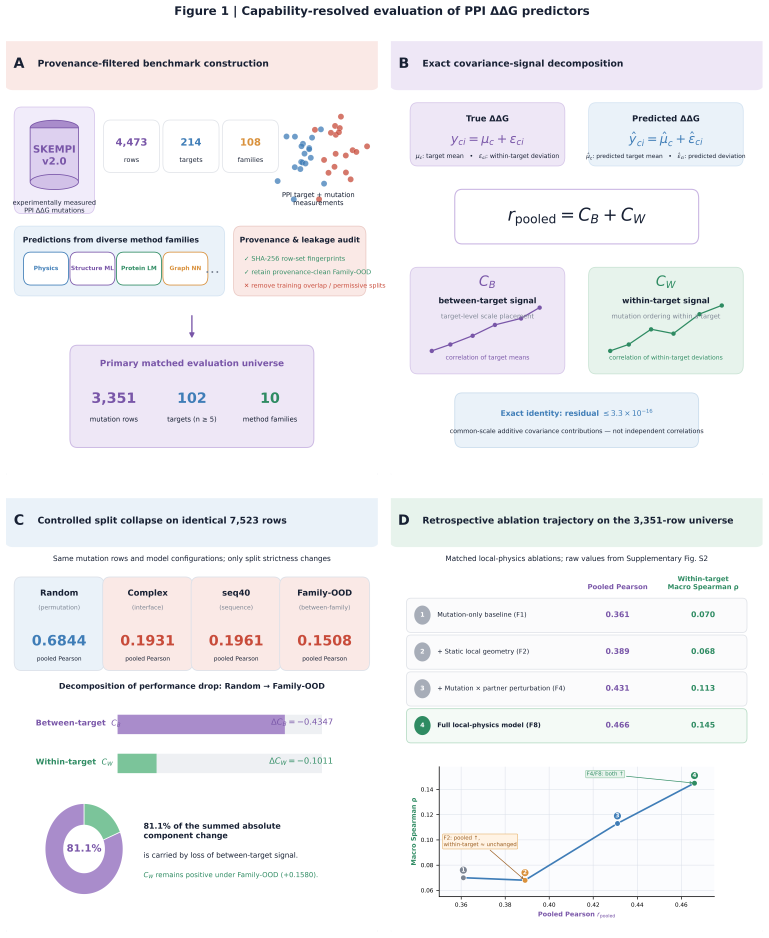
#> input picture figures_v5/Fig1_overview_EN.png, 5380 x 6561 px (shown at 1/7 size)
$ python 38_split_fig1_rows.py
#> lines starting #> are read from the running program, lines starting #| are printed output that depends on the picture
# -*- coding: utf-8 -*-
"""scripts/v8_1/38_split_fig1_rows.py -- 把 Figure 1 横向条带按空白行切成 3 条，
竖排到横向页面上，使每条占满 9.4 in 宽，图内文字相对单张整图放大约 50%。

原图 1916x821（宽高比 2.33）。单张放在 9.4 in 宽时高度仅 4.0 in，文字仍小。
切成 3 条后，每条在 9.4 in 宽下高度 ~ (821/3)/1916*9.4 ≈ 1.34 in —— 不对，
这反而更小。正确做法：**每条独占一行且宽度拉满**，即整图被纵向拉伸布局，
每条的行高由内容决定，等效把 2.33 的宽高比拆成 3 段 ~7.0 的宽高比，
但每段只画自己那部分内容，所以单位面积的文字更大。
"""
from __future__ import annotations

import sys
from pathlib import Path

import numpy as np
from PIL import Image

sys.stdout.reconfigure(encoding="utf-8", errors="replace")
R = Path(__file__).resolve().parent.parent.parent
FIGS = R / "figures_v5"
SRC = FIGS / "Fig1_overview_EN.png"

im = Image.open(SRC).convert("RGB")
a = np.asarray(im.convert("L"))
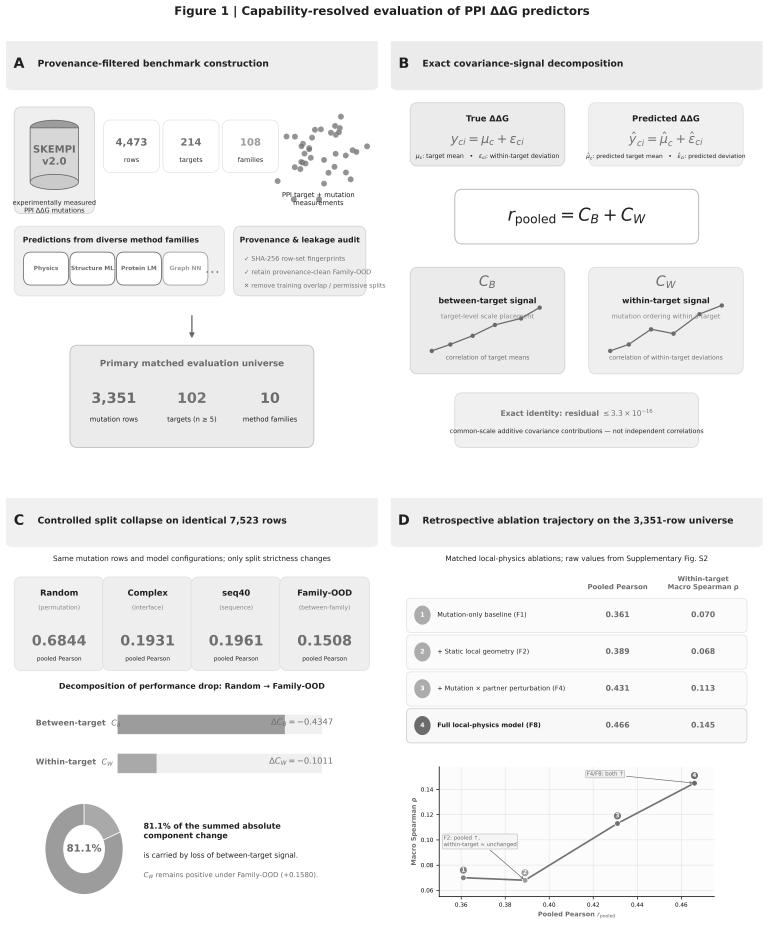
#> a: shape (6561, 5380) (shown at 1/7 size); min 0, max 255, mean 242.2
H, W = a.shape
#> H = 6561; W = 5380
print(f"source {W}x{H} (aspect {W/H:.2f})")
#| source 5380x6561 (aspect 0.82)

rowdark = (a < 235).mean(axis=1)
#> rowdark = 6561 values, max 0.617 at index 3129, min 0 at index 0, mean 0.0627
# 在三个区段内各找一条最空白的行作为切点
cuts = []
for lo_f, hi_f in ((0.28, 0.40), (0.60, 0.78)):
    lo, hi = int(H * lo_f), int(H * hi_f)
    cuts.append(lo + int(np.argmin(rowdark[lo:hi])))
#> after the loop, cuts = [2620, 3938]
print("cut rows:", cuts, " ink:", [round(rowdark[c], 4) for c in cuts])
#| cut rows: [2620, 3938]  ink: [0.003, 0.0]

bounds = [0] + cuts + [H]
#> bounds = [0, 2620, 3938, 6561]
out = []
for i in range(3):
    t, b = bounds[i], bounds[i + 1]
    seg = im.crop((0, t, W, b))
    # 去掉上下纯白边
    g = np.asarray(seg.convert("L"))
    dark_rows = np.where((g < 235).mean(axis=1) > 0.002)[0]
    if len(dark_rows):
        seg = seg.crop((0, max(0, dark_rows[0] - 4), W,
                        min(seg.height, dark_rows[-1] + 5)))
    p = FIGS / f"Fig1_row{i+1}_EN.png"
    seg.save(p, "PNG")
    out.append(p)
    print(f"  row{i+1}: y {t}-{b} -> {seg.size[0]}x{seg.size[1]} "
          f"(aspect {seg.size[0]/seg.size[1]:.2f})  {p.name}")
#> this loop made 3 passes
#> (t, b) on passes 1 to 3: (0, 2620), (2620, 3938), (3938, 6561)
#|   row1: y 0-2620 -> 5380x2582 (aspect 2.08)  Fig1_row1_EN.png
#|   row2: y 2620-3938 -> 5380x1318 (aspect 4.08)  Fig1_row2_EN.png
#|   row3: y 3938-6561 -> 5380x2496 (aspect 2.16)  Fig1_row3_EN.png
#> pass 1, `g = np.asarray(seg.convert("L"))`:
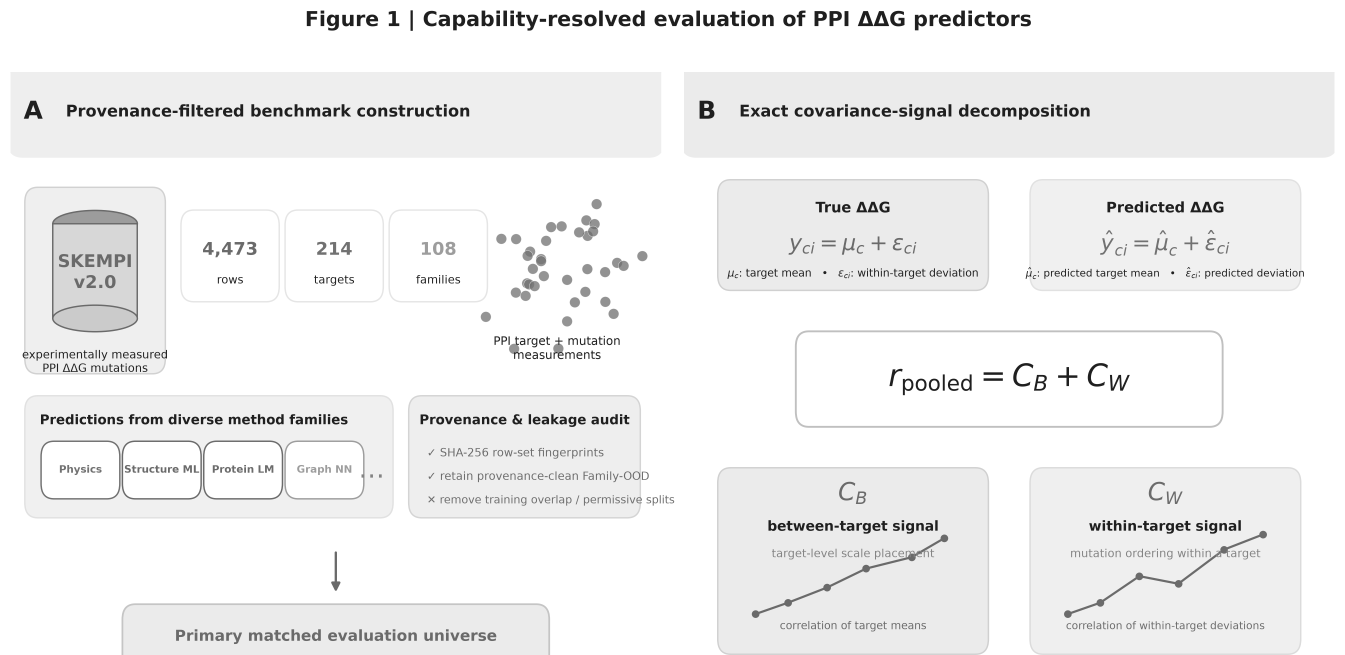
#> g: shape (2620, 5380) (shown at 1/4 size); min 31, max 255, mean 240.6
#> pass 1, `seg = seg.crop((0, max(0, dark_rows[0] - 4), W, min(seg.height, dark_r..`:
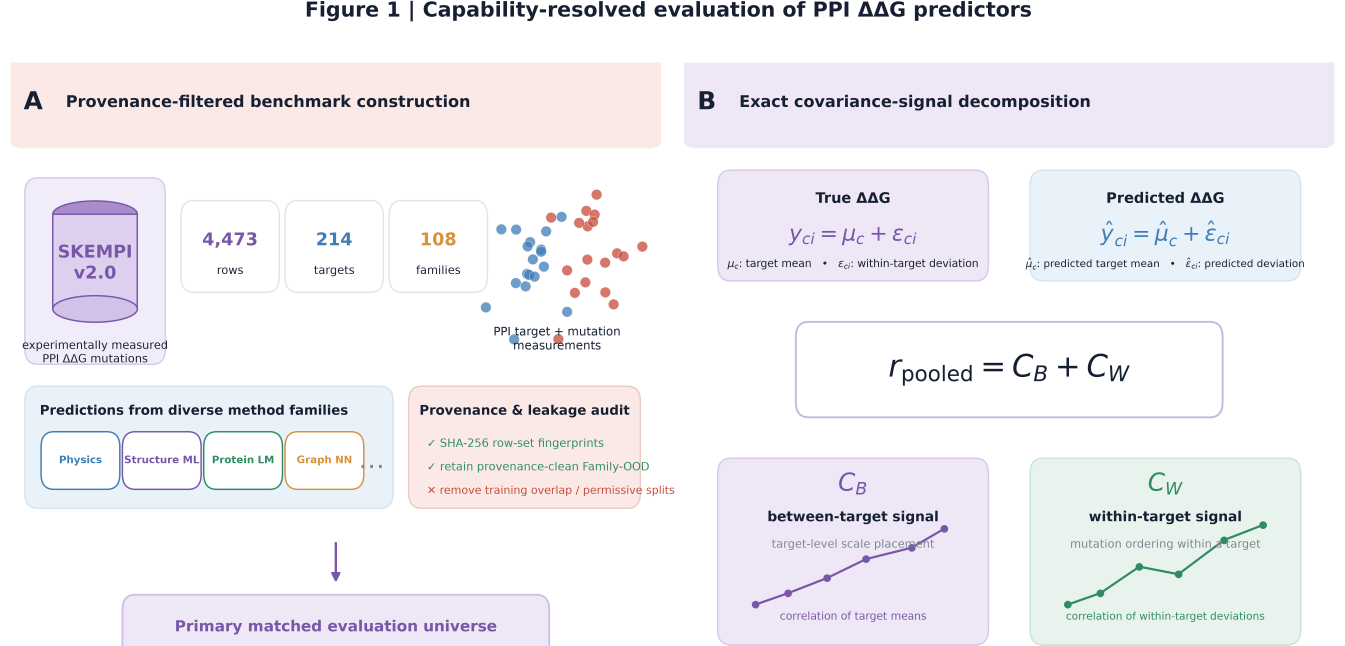
#> seg: PIL image 5380x2582 RGB (shown at 1/4 size); mean R, G, B 241.2, 239.4, 243.4
#> pass 2, `seg = im.crop((0, t, W, b))`:
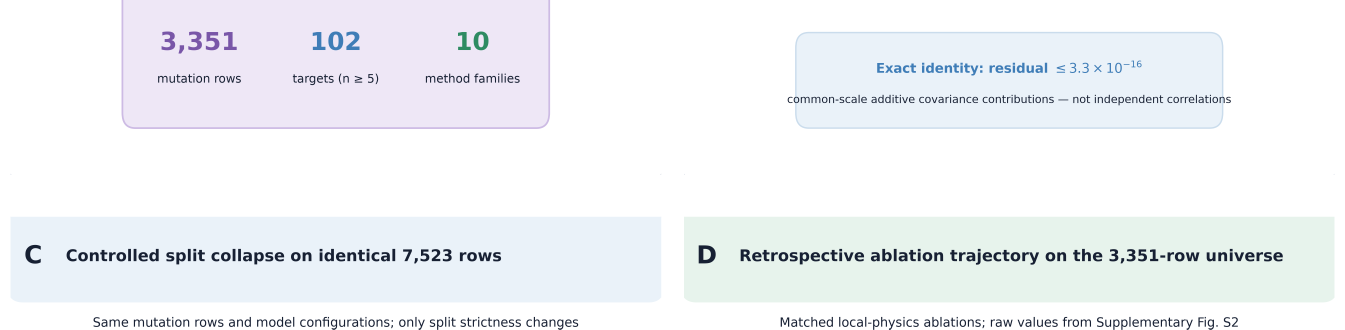
#> seg: PIL image 5380x1318 RGB (shown at 1/4 size); mean R, G, B 239.9, 242.6, 245.7
#> after the loop:
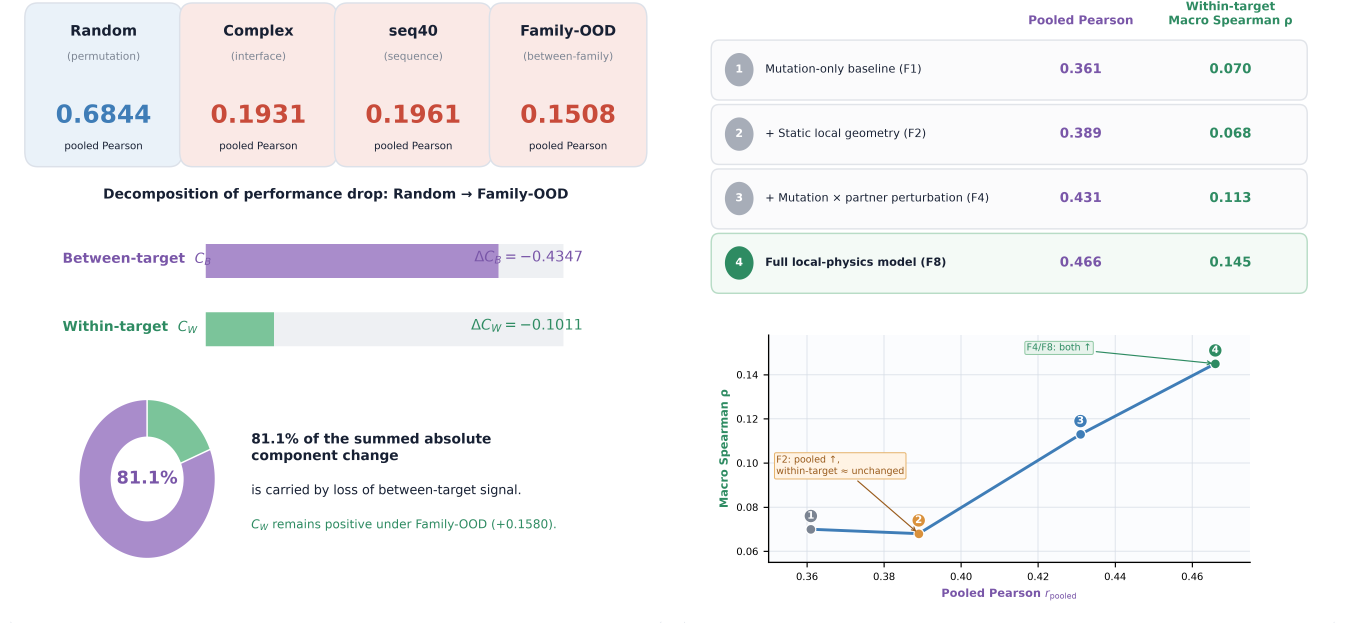
#> seg: PIL image 5380x2496 RGB (shown at 1/4 size); mean R, G, B 243.7, 242.9, 244.6
#> after the loop, out = 3 items

# 供稿件脚本使用的行文件列表
(FIGS / "Fig1_rows.txt").write_text("\n".join(p.name for p in out), encoding="utf-8")
print("wrote Fig1_rows.txt")
